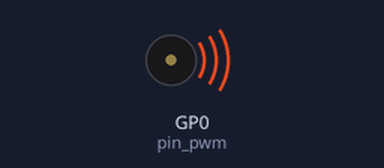
The program below on a simulated Raspberry Pi Pico running MicroPython. On the bench: buzzer (waves = sounding). At 0.5 s the program stops and its outputs stay as they are.

Above: at 0.1 s.
At 0.6 s:
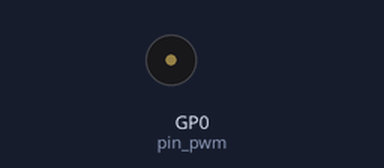
Timing chart, 0 to 2.0 s (numbered marks = the images above):
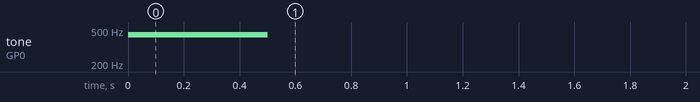

Measured:
- by itself, tone on GP0 (pin_pwm): silent → 440 Hz at 0.00 s, → silent 0.50 s later

The program:

buzzer.py
```python
from machine import Pin, PWM
from time import sleep

# Configurar el pin PWM para el buzzer
pin_pwm = PWM(Pin(0))

# Fijar la frecuencia PWM (en Hz)
frecuencia_pwm = 1000
pin_pwm.freq(frecuencia_pwm)

# Función para tocar una nota con el buzzer
def tocar_nota(frecuencia, duracion):
    pin_pwm.freq(frecuencia)  # Fijar la frecuencia del PWM para la nota
    pin_pwm.duty_u16(32767)  # Fijar el ciclo de trabajo del PWM (50% para un tono medio)
    sleep(duracion)  # Esperar durante la duración especificada
    pin_pwm.duty_u16(0)  # Apagar el PWM para silenciar el buzzer

# Ejemplo de uso para tocar una nota
tocar_nota(440, 0.5)  # Tocar un La4 (440 Hz) durante 0.5 segundos
```
